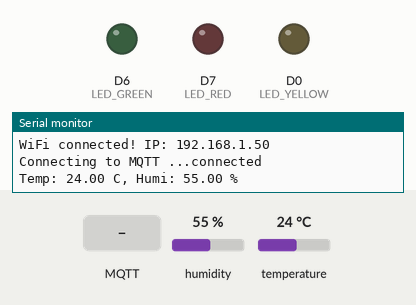
Bench run of a sketch on a simulated ESP8266 (NodeMCU). Parts: output pins drawn as LEDs (lit = HIGH), the last lines printed to the serial monitor. Inputs (shaded band) come from the test bench; at power-on: humidity 55 %, temperature 24 °C. WiFi joins after 1.5 s; servers stay silent unless stated; no MQTT or app messages arrive unless stated.

Above: at 3.2 s.
3.3 s: MQTT message "Red_ON" arrives on the first subscribed topic
At 3.8 s:
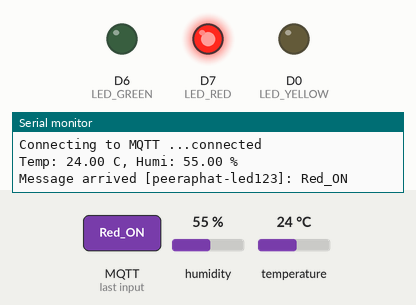
4.8 s: MQTT message "Green_ON" arrives on the first subscribed topic
At 6.0 s:
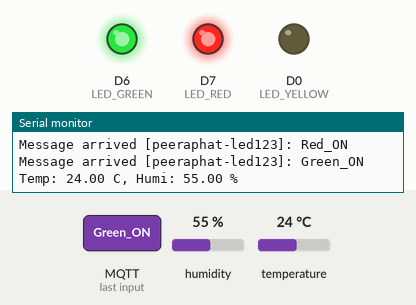
6.3 s: MQTT message "Red_OFF" arrives on the first subscribed topic
At 7.3 s:
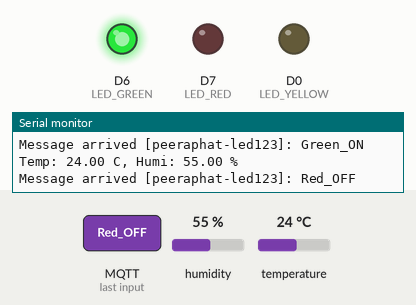
7.8 s: MQTT message "Yellow_ON" arrives on the first subscribed topic
At 8.5 s:
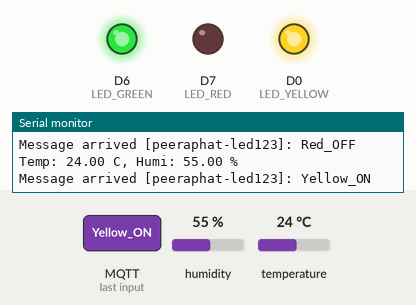
9.3 s: MQTT message "Green_OFF" arrives on the first subscribed topic
At 9.6 s:
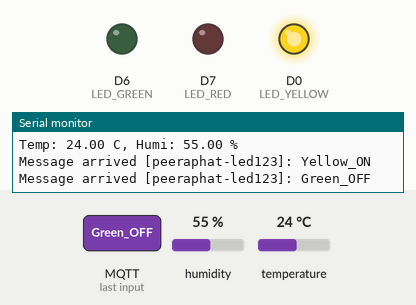
10.8 s: MQTT message "Red_ON" arrives on the first subscribed topic
At 11.9 s:
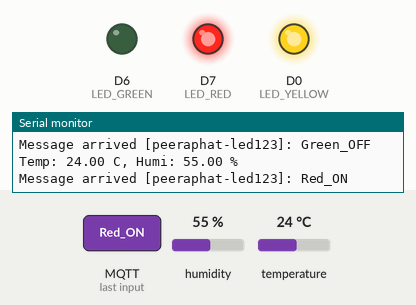
Timing chart, 0 to 13.3 s (numbered marks = the images above; inputs shaded):
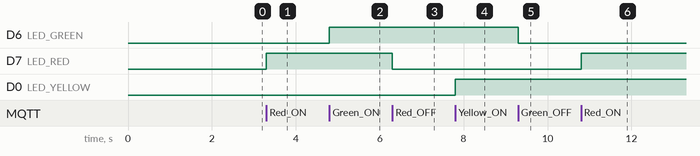

Measured:
- after the input at 3.3 s, D7 (LED_RED): LOW → HIGH at once
- after the input at 4.8 s, D6 (LED_GREEN): LOW → HIGH at once
- after the input at 6.3 s, D7 (LED_RED): HIGH → LOW at once
- after the input at 7.8 s, D0 (LED_YELLOW): LOW → HIGH at once
- after the input at 9.3 s, D6 (LED_GREEN): HIGH → LOW at once
- after the input at 10.8 s, D7 (LED_RED): LOW → HIGH at once

The sketch:

node_red_final.ino
```cpp
#include <ESP8266WiFi.h>
#include <WiFiClientSecure.h>                     // ใช้สร้าง client แบบ HTTPS (TLS)
#include <UniversalTelegramBot.h>
#include <PubSubClient.h>
#include <DHT.h>

// ==== CONFIG ====
const char* mqttServer = "broker.hivemq.com";
const int   mqttPort   = 1883;

const char* WIFI_NAME     = "P";
const char* WIFI_PASSWORD = "pppppppp";
#define BOT_TOKEN "8272302286:AAGDHjg8xaVWAxOSwjo_7DWaJzcLNWGzSgE"        // โทเคนบอทที่ได้จาก BotFather
#define CHAT_ID   "6009634163"
// MQTT Topics
const char* TOPIC_TEMP = "peeraphat2233/temperature";
const char* TOPIC_HUMI = "peeraphat2233/humi";
// ==== LED ====
#define LED_RED D7
#define LED_GREEN D6
#define LED_YELLOW D0
// ==== DHT ====
#define DHT_PIN  D2
#define DHT_TYPE DHT22
DHT dht(DHT_PIN, DHT_TYPE);

WiFiClient espClient;
PubSubClient mqtt(espClient);

void callback(char* topic, byte* payload, unsigned int length) {
  String message;
  for (unsigned int i = 0; i < length; i++) {
    message += (char)payload[i];
  }

  Serial.println("Message arrived [" + String(topic) + "]: " + message);

  // ตัวอย่างการควบคุมไฟ
  if (String(topic) == "peeraphat-led123") {
    if (message == "Red_ON") digitalWrite(LED_RED, HIGH);
    else if (message == "Red_OFF") digitalWrite(LED_RED, LOW);

    else if (message == "Green_ON") digitalWrite(LED_GREEN, HIGH);
    else if (message == "Green_OFF") digitalWrite(LED_GREEN, LOW);

    else if (message == "Yellow_ON") digitalWrite(LED_YELLOW, HIGH);
    else if (message == "Yellow_OFF") digitalWrite(LED_YELLOW, LOW);
  }
}

// ---- helpers ----
void wifiReconnect() {
  if (WiFi.status() == WL_CONNECTED) return;
  WiFi.begin(WIFI_NAME, WIFI_PASSWORD);
  while (WiFi.status() != WL_CONNECTED) {
    delay(1000);
    Serial.println("Connecting WiFi...");
  }
  Serial.println("WiFi connected! IP: " + WiFi.localIP().toString());
}

void mqttReconnect() {
  while (!mqtt.connected()) {
    Serial.print("Connecting to MQTT ...");
    if (mqtt.connect("TS-VAS")) {   // เปลี่ยน clientID ถ้ามีหลายบอร์ด
      Serial.println("connected");
    } else {
      Serial.print("failed rc=");
      Serial.print(mqtt.state());
      Serial.println(" retry in 1s");
      delay(1000);
    }
  }
}

void setup() {
  Serial.begin(115200);
  Serial.println("Hello, ESP8266!");
  pinMode(LED_RED, OUTPUT);
  pinMode(LED_GREEN, OUTPUT);
  pinMode(LED_YELLOW, OUTPUT);
  WiFi.mode(WIFI_STA);
  wifiReconnect();

  mqtt.setServer(mqttServer, mqttPort);
  mqtt.setCallback(callback);
  mqttReconnect();

  dht.begin();
  mqtt.subscribe("peeraphat-led123");
}

void loop() {
  if (WiFi.status() != WL_CONNECTED) wifiReconnect();
  if (!mqtt.connected()) mqttReconnect();
  mqtt.loop();

  // อ่านแบบไม่บล็อกทุก ~2.5 วินาที (DHT22 จำกัด ~0.5Hz)
  static unsigned long lastRead = 0;
  const unsigned long READ_INTERVAL_MS = 2500;

  if (millis() - lastRead >= READ_INTERVAL_MS) {
    lastRead = millis();

    float temperature = dht.readTemperature(); // °C
    float humi        = dht.readHumidity();    // %

    if (isnan(temperature) || isnan(humi)) {
      Serial.println("DHT read failed, skip this round.");
      return;
    }

    // ส่ง MQTT (retain = true)
    String payloadTemp = String(temperature, 2);
    mqtt.publish(TOPIC_TEMP, payloadTemp.c_str(), true);

    String payloadHumi = String(humi, 2);
    mqtt.publish(TOPIC_HUMI, payloadHumi.c_str(), true);

    Serial.printf("Temp: %.2f C, Humi: %.2f %%\n", temperature, humi);
  }
}
```
